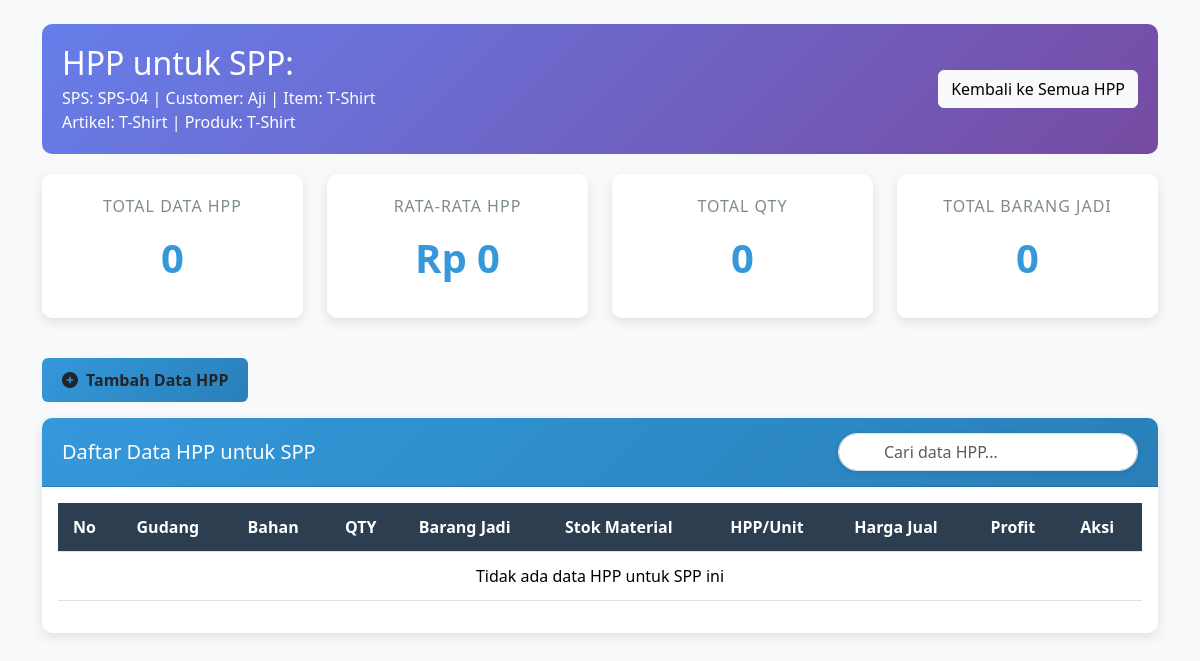
Before: /tes.php?id=2 with the older database file.
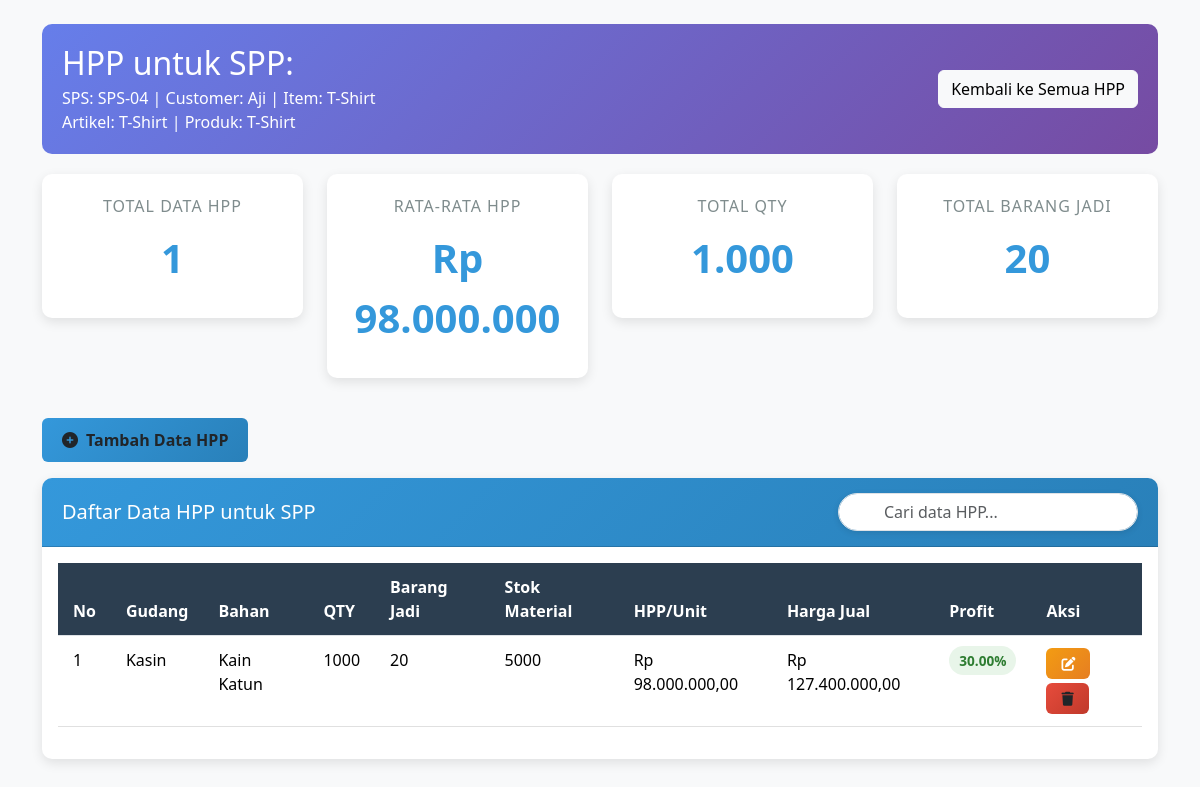
After: the same page with the newer database file.
### tables this page shows
CREATE TABLE `hpp` (
  `id` int(10) UNSIGNED NOT NULL,
  `id_persiapan` int(11) UNSIGNED NOT NULL,
  `id_inventory` int(11) UNSIGNED DEFAULT NULL,
  `no_urut` varchar(50) DEFAULT NULL,
  `bahan` varchar(100) DEFAULT NULL,
  `qty` int(11) DEFAULT NULL,
  `barang_jadi` int(11) DEFAULT NULL,
  `stok_order` int(11) DEFAULT NULL,
  `efisiensi_consp` decimal(10,2) DEFAULT NULL,
  `efisiensi_rap` int(50) DEFAULT NULL,
  `stok_material` int(11) DEFAULT NULL,
  `po` int(11) DEFAULT NULL,
  `harga_per_meter` decimal(15,2) DEFAULT NULL,
  `rap_x_harga_per_m` decimal(15,2) DEFAULT NULL,
  `total_harga_bahan` decimal(15,2) DEFAULT NULL,
  `biaya_tenaga_kerja_per_qty` decimal(15,2) DEFAULT NULL,
  `total_biaya_tenaga_kerja` decimal(15,2) DEFAULT NULL,
  `listrik` decimal(15,2) DEFAULT NULL,
  `air` decimal(15,2) DEFAULT NULL,
  `overhead` decimal(15,2) DEFAULT NULL,
  `total_biaya` decimal(15,2) DEFAULT NULL,
  `hpp` decimal(15,2) DEFAULT NULL,
  `profit` decimal(5,2) DEFAULT NULL,
  `harga_jual` decimal(15,2) DEFAULT NULL,
  `created_at` timestamp NOT NULL DEFAULT current_timestamp(),
  `updated_at` timestamp NOT NULL DEFAULT current_timestamp() ON UPDATE current_timestamp()
);

CREATE TABLE `gudang` (
  `id` int(11) NOT NULL,
  `nama` varchar(100) NOT NULL,
  `alamat` text NOT NULL,
  `kepala_gudang` varchar(100) NOT NULL,
  `kapasitas` int(11) NOT NULL COMMENT 'Kapasitas dalam meter persegi',
  `keterangan` text DEFAULT NULL,
  `created_at` timestamp NOT NULL DEFAULT current_timestamp(),
  `updated_at` timestamp NOT NULL DEFAULT current_timestamp() ON UPDATE current_timestamp()
);

### tes.php (the view, shortened to what the changed rows need)
<?php
include 'config/db.php';
$id_persiapan = isset($_GET['id']) ? intval($_GET['id']) : 0;
$persiapan_query = "SELECT p.*, s.sps_no, s.customer, s.item, s.artikel
                    FROM persiapan p
                    LEFT JOIN sps s ON p.id_sps = s.id
                    WHERE p.id = ?";
$persiapan_stmt = $conn->prepare($persiapan_query);
$persiapan_stmt->bind_param("i", $id_persiapan);
$persiapan_stmt->execute();
$persiapan_result = $persiapan_stmt->get_result();
$persiapan_data = $persiapan_result->fetch_assoc();
$query = "
    SELECT hpp.*,
           ig.nama_barang as nama_bahan, g.nama as nama_gudang
    FROM hpp
    LEFT JOIN inventory_gudang ig ON hpp.id_inventory = ig.id
    LEFT JOIN gudang g ON ig.id_gudang = g.id
    WHERE hpp.id_persiapan = ?
    ORDER BY hpp.id DESC
";
$stmt = $conn->prepare($query);
$stmt->bind_param("i", $id_persiapan);
$stmt->execute();
$result = $stmt->get_result();
?>
<!DOCTYPE html>
<html lang="id">
<head>
    <link href="https://cdn.jsdelivr.net/npm/bootstrap@5.3.2/dist/css/bootstrap.min.css" rel="stylesheet">
    <link rel="stylesheet" href="https://cdnjs.cloudflare.com/ajax/libs/font-awesome/6.4.0/css/all.min.css">
</head>
<body class="p-4">
<div class="container">
    <div class="project-header">
        <div class="d-flex justify-content-between align-items-center">
            <div>
                <h2 class="mb-1">HPP untuk SPP: <?= htmlspecialchars($persiapan_data['spp_no']) ?></h2>
            </div>
        </div>
    </div>
    <div class="row mb-4">
        <div class="col-md-3 mb-3">
            <div class="card card-custom summary-card">
                <div class="summary-title">Total Data HPP</div>
                <div class="summary-number"><?= $result->num_rows ?></div>
            </div>
        </div>
        <div class="col-md-3 mb-3">
            <div class="card card-custom summary-card">
                <div class="summary-title">Rata-rata HPP</div>
                <div class="summary-number">
                    <?php
                    $total_hpp = 0;
                    $count = 0;
                    if ($result->num_rows > 0) {
                        $result->data_seek(0);
                        while($row = $result->fetch_assoc()) {
                            $total_hpp += $row['hpp'];
                            $count++;
                        }
                        $result->data_seek(0);
                        echo 'Rp ' . number_format($count > 0 ? $total_hpp  : 0, 0, ',', '.');
                    } else {
                        echo 'Rp 0';
                    }
                    ?>
                </div>
            </div>
        </div>
        <div class="col-md-3 mb-3">
            <div class="card card-custom summary-card">
                <div class="summary-title">Total QTY</div>
                <div class="summary-number">
                    <?php
                    $total_qty = 0;
                    if ($result->num_rows > 0) {
                        $result->data_seek(0);
                        while($row = $result->fetch_assoc()) {
                            $total_qty += $row['qty'];
                        }
                        $result->data_seek(0);
                        echo number_format($total_qty, 0, ',', '.');
                    } else {
                        echo '0';
                    }
                    ?>
                </div>
            </div>
        </div>
        <div class="col-md-3 mb-3">
            <div class="card card-custom summary-card">
                <div class="summary-title">Total Barang Jadi</div>
                <div class="summary-number">
                    <?php
                    $total_barang_jadi = 0;
                    if ($result->num_rows > 0) {
                        $result->data_seek(0);
                        while($row = $result->fetch_assoc()) {
                            $total_barang_jadi += $row['barang_jadi'];
                        }
                        $result->data_seek(0);
                        echo number_format($total_barang_jadi, 0, ',', '.');
                    } else {
                        echo '0';
                    }
                    ?>
                </div>
            </div>
        </div>
    </div>
    <div class="card card-custom">
        <div class="card-body">
            <div class="table-responsive">
                <table class="table table-custom">
                    <thead>
                        <tr>
                            <th>No</th>
                            <th>Gudang</th>
                            <th>Bahan</th>
                            <th>QTY</th>
                            <th>Barang Jadi</th>
                            <th>Stok Material</th>
                            <th>HPP/Unit</th>
                            <th>Harga Jual</th>
                            <th>Profit</th>
                            <th>Aksi</th>
                        </tr>
                    </thead>
                    <tbody>
                    <?php
                    $no = 1;
                    if ($result->num_rows > 0):
                        while($row = $result->fetch_assoc()):
                    ?>
                        <tr>
                            <td><?= $no++ ?></td>
                            <td><?= htmlspecialchars($row['nama_gudang'] ?? '-') ?></td>
                            <td><?= htmlspecialchars($row['bahan'] ?? '-') ?></td>
                            <td><?= htmlspecialchars($row['qty']) ?></td>
                            <td><?= htmlspecialchars($row['barang_jadi']) ?></td>
                            <td><?= htmlspecialchars($row['stok_material'] ?? 0) ?></td>
                            <td>Rp <?= number_format($row['hpp'] ?? 0, 2, ',', '.') ?></td>
                            <td>Rp <?= number_format($row['harga_jual'] ?? 0, 2, ',', '.') ?></td>
                            <td><span class="status-badge status-active"><?= htmlspecialchars($row['profit'] ?? 0) ?>%</span></td>
                            <td>
                                <a href="?id=<?= $id_persiapan ?>&edit=<?= $row['id'] ?>" class="btn btn-warning-custom btn-sm mb-1">
                                    <i class="fas fa-edit"></i>
                                </a>
                                <a href="?id=<?= $id_persiapan ?>&delete=<?= $row['id'] ?>" class="btn btn-danger-custom btn-sm"
                                    onclick="return confirm('Yakin hapus data HPP ini?')">
                                    <i class="fas fa-trash"></i>
                                </a>
                            </td>
                        </tr>
                    <?php
                        endwhile;
                    else:
                    ?>
                        <tr>
                            <td colspan="10" class="text-center">Tidak ada data HPP untuk SPP ini</td>
                        </tr>
                    <?php endif; ?>
                    </tbody>
                </table>
            </div>
        </div>
    </div>
</div>
</body>
</html>

Changed rows visible on the page:
added hpp: gudang.nama "Kasin", bahan "Kain Katun", qty "1000", barang_jadi "20", stok_material "5000", hpp "98.000.000,00", harga_jual "127.400.000,00", profit "30.00"
Other visible differences:
$result->num_rows: "0" → "1"
$count > 0 ? $total_hpp  : 0: (not shown) → "98.000.000"
$total_qty: (not shown) → "1.000"
$total_barang_jadi: (not shown) → "20"
text no longer shown: "Rp 0 0 0 Tidak ada data HPP untuk SPP ini"
text now shown: "Rp"
